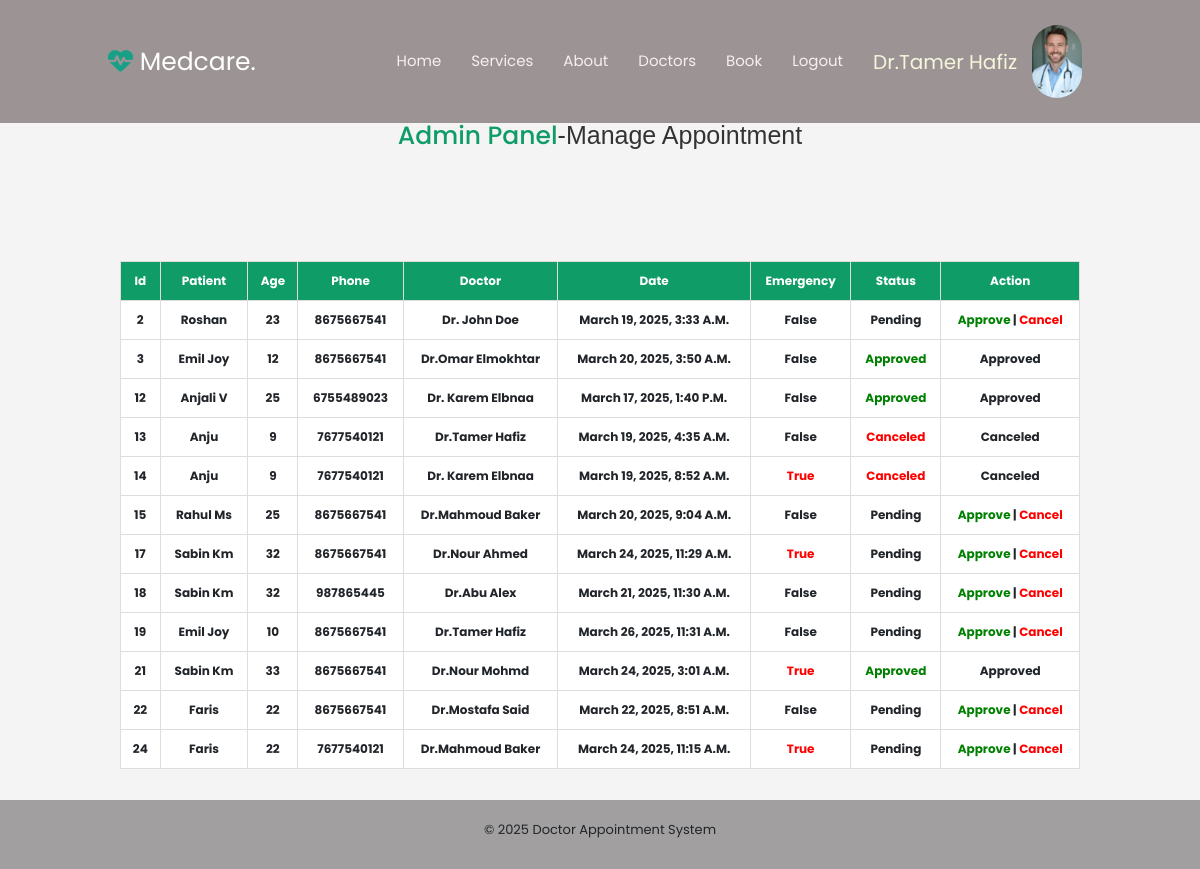
Page /manage/ (signed in) on the committed database.
### doctors_appointment/models.py (models this page shows, shortened)
class Profile(models.Model):
    user = models.OneToOneField(User, on_delete=models.CASCADE)
    ROLE_CHOICES = [('patient', 'Patient'), ('doctor', 'Doctor')]
    role = models.CharField(max_length=10, choices=ROLE_CHOICES)
    image=models.ImageField(upload_to='profilepic',default='media/profilepic/default.jpg')

class Appointment(models.Model):
    STATUS_CHOICES = [
        ('pending', 'Pending'),
        ('approved', 'Approved'),
        ('rejected', 'Rejected'),
    ]
    patient =models.ForeignKey(User, on_delete=models.CASCADE, related_name="appointments",default=1)
    age = models.IntegerField()
    phone=models.CharField(max_length=10,default=1)
    doctor =models.ForeignKey(User, on_delete=models.CASCADE, related_name="patients",default=1)
    date = models.DateTimeField()
    is_emergency = models.BooleanField(default=False)  # Emergency flag
    status = models.CharField(max_length=10, choices=STATUS_CHOICES, default='pending')

### doctors_appointment/views.py (the view)
# urls.py: path('manage/',manage_appointments),
@login_required
def manage_appointments(request):
    appointments = Appointment.objects.select_related('doctor', 'patient').all()
    return render(request, 'admin.html', {'appointments': appointments})

### doctors_appointment/templates/admin.html (shortened to what this page needs)
{% extends 'base.html'%}
{% load static %}
{% block style %}
<link rel="stylesheet" href="{% static 'css/admin.css' %}">
{% endblock %}
{% block content %}
    <h1 class="heading"><span>Admin panel</span>-Manage appointment</h1>
<div class="table-container">
    <table>
        <tr>
            <th>Id</th>
            <th>Patient</th>
            <th>Age</th>
            <th>Phone</th>
            <th>Doctor</th>
            <th>Date</th>
            <th>Emergency</th>
            <th>Status</th>
            <th>Action</th>
        </tr>
    {% for appointment in appointments %}
    <tr>
        <td>{{ appointment.id }}</td>
        <td>{{ appointment.patient.username }}</td>
        <td>{{ appointment.age }}</td>
        <td>{{ appointment.phone }}</td>
        <td>{{ appointment.doctor.username }}</td>
        <td>{{ appointment.date }}</td>
        <td class="{% if appointment.is_emergency %}emergency{% endif %}">
            {{ appointment.is_emergency }}
        </td>
        <td class="{% if appointment.status == 'approved' %}status-approved{% elif appointment.status == 'canceled' %}status-canceled{% endif %}">
            {{ appointment.status|title }}
        </td>
        <td >
            {% if appointment.status == "pending" %}
                <a class="approve-btn"  href="/approve/{{appointment.id}}">Approve</a> |
                <a class="cancel-btn" href="/cancel/{{appointment.id}}">Cancel</a>
            {% else %}
                {{ appointment.status|title }}
            {% endif %}
        </td>
    </tr>
    {% endfor %}
    </table>
</div>
{% endblock %}

### doctors_appointment/templates/base.html (shortened to what this page needs)
{% load static %}
<!DOCTYPE html>
<html lang="en">
<head>
    <link rel="stylesheet" href="https://cdn.jsdelivr.net/npm/bootstrap@4.1.3/dist/css/bootstrap.min.css">
    <link rel="stylesheet" href="https://cdnjs.cloudflare.com/ajax/libs/font-awesome/6.7.2/css/all.min.css">
    <link rel="stylesheet" href="{% static 'css/style.css' %}">
    {% block style %}
    {% endblock %}
</head>
<body>
    <header class="header">
        <a href="#" class="logo"><i class="fas fa-heartbeat"></i> medcare.</a>
        <nav class="navbar">
            <a href='/'>home</a>
            <a href="/services">services</a>
            <a href="/about">about</a>
            <a href="/doctor">doctors</a>
            <a href="/book_app">book</a>
            {% if user.is_authenticated %}
                <a href="/logout">logout</a>
                <a style="color:beige;font-size:20px;" href="">{{user.username}}</a>
                <img src="/media/{{user.profile.image}}"width="50px" style="border-radius:25px" alt="">
            {% else %}
                <a href="/loogg">login</a>
                <a href="/register">signup</a>
            {% endif %}
        </nav>
    </header>
    {% block content %}
    {% endblock %}
    <footer>
        <p>&copy; 2025 Doctor Appointment System</p>
    </footer>
</body>
</html>

### doctors_appointment/static/css/style.css (style rules this page uses)
:root { --green:#16a085; --black:#444; --light-color:#777; --box-shadow:.5rem .5rem 0 rgba(22,160,133, .2); --text-shadow:.4rem .4rem 0 rgba(0,0,0, .2); --border:.2rem solid var(--green); }
* { font-family: 'Poppins', sans-serif; margin: 0; padding: 0; box-sizing: border-box; outline: none; border: none; text-transform: capitalize; transition: all .2s ease-out; text-decoration: none; }
html { font-size: 62.5%; overflow-x: hidden; scroll-padding-top: 7rem; scroll-behavior: smooth; }
body { font-family: Arial, sans-serif; background-color: #f4f4f4; margin: 0; padding: 0; }
.header { padding: 2rem 9%; position: fixed; top: 0; left: 0; right: 0; z-index: 1000; box-shadow: 0 .5rem 1,5rem rgba(0, 0, 0, .1); display: flex; align-items: center; justify-content: space-between; background-color: #9c9494; color: #fff; }
.header .logo { font-size: 2.5rem; color: var(--white); }
.header .logo i { color: var(--green); }
.header .navbar a { color: rgb(247, 239, 239); margin: 0 15px; text-decoration: none; font-size: 15px; }
footer { text-align: center; padding: 20px; background-color: #a19f9f; position: fixed; width: 100%; bottom: 0; font-size: 13px; }
table { margin: 20px auto; width: 80%; border-collapse: collapse; background: white; margin-top: 100px; margin-bottom: 100px; }
th, td { padding: 10px; border: 1px solid #ddd; text-align: center; font-size: 12px; }
th { background: #109c67; color: white; }
tr { font-weight: bold; }

### doctors_appointment/static/css/admin.css (style rules this page uses)
.heading { font-size: 2.5rem; color: #333; margin-bottom: 10px; margin-top: 120px; text-align: center; }
.heading span { color: #109c67; }
.approve-btn { color: green; text-decoration: none; font-weight: bold; }
.cancel-btn { color: red; text-decoration: none; font-weight: bold; }
.emergency { color: red; }
td.status-approved { color: green; font-weight: bold; }
td.status-canceled { color: red; font-weight: bold; }
.table-container { width: 100%; overflow-x: auto; }

### rows in the picture
Appointment: id "2", patient.username "Roshan", age "23", phone "8675667541", doctor.username "Dr. John Doe", date "March 19, 2025, 3:33 A.m.", is_emergency "False", status "Pending"
Appointment: id "3", patient.username "Emil Joy", age "12", phone "8675667541", doctor.username "Dr.omar Elmokhtar", date "March 20, 2025, 3:50 A.m.", is_emergency "False", status "Approved"
Appointment: id "12", patient.username "Anjali V", age "25", phone "6755489023", doctor.username "Dr. Karem Elbnaa", date "March 17, 2025, 1:40 P.m.", is_emergency "False", status "Approved"
Appointment: id "13", patient.username "Anju", age "9", phone "7677540121", doctor.username "Dr.Tamer Hafiz", date "March 19, 2025, 4:35 A.m.", is_emergency "False", status "Canceled"
Appointment: id "14", patient.username "Anju", age "9", phone "7677540121", doctor.username "Dr. Karem Elbnaa", date "March 19, 2025, 8:52 A.m.", is_emergency "True", status "Canceled"
Appointment: id "15", patient.username "Rahul Ms", age "25", phone "8675667541", doctor.username "Dr.Mahmoud Baker", date "March 20, 2025, 9:04 A.m.", is_emergency "False", status "Pending"
Appointment: id "17", patient.username "Sabin Km", age "32", phone "8675667541", doctor.username "Dr.Nour Ahmed", date "March 24, 2025, 11:29 A.m.", is_emergency "True", status "Pending"
Appointment: id "18", patient.username "Sabin Km", age "32", phone "987865445", doctor.username "Dr.abu Alex", date "March 21, 2025, 11:30 A.m.", is_emergency "False", status "Pending"
Appointment: id "19", patient.username "Emil Joy", age "10", phone "8675667541", doctor.username "Dr.Tamer Hafiz", date "March 26, 2025, 11:31 A.m.", is_emergency "False", status "Pending"
Appointment: id "21", patient.username "Sabin Km", age "33", phone "8675667541", doctor.username "Dr.Nour Mohmd", date "March 24, 2025, 3:01 A.m.", is_emergency "True", status "Approved"
Appointment: id "22", patient.username "Faris", age "22", phone "8675667541", doctor.username "Dr.Mostafa Said", date "March 22, 2025, 8:51 A.m.", is_emergency "False", status "Pending"
Appointment: id "24", patient.username "Faris", age "22", phone "7677540121", doctor.username "Dr.Mahmoud Baker", date "March 24, 2025, 11:15 A.m.", is_emergency "True", status "Pending"

### other values in the picture
{{ user.username }} "Dr.Tamer Hafiz"
